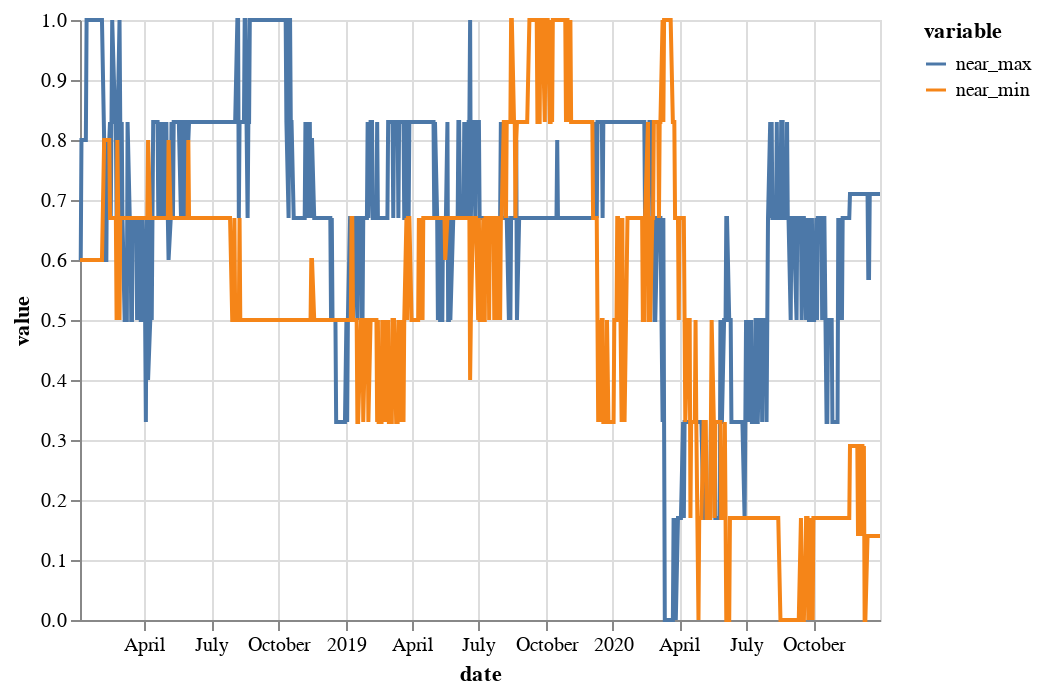

The notebook cell this image was saved under:
### Code cell
# https://github.com/altair-viz/altair/issues/968


# Create a selection that chooses the nearest point & selects based on x-value
# nearest = alt.selection(type='single', nearest=True, on='mouseover',
#                         fields=['date'], empty='none')

df_alt = df_res.dropna(thresh=1)
data_alt = df_alt.reset_index().melt('date')
cat_chart = alt.Chart(data_alt).mark_line().encode(
    x='date',
    y='value',
    color='variable'
)
cat_chart

### Figure 1 — Vega-Lite specification as saved in the notebook (floating-point values rounded to 4 significant figures; data arrays with more than 128 entries replaced by an {"elided": "..."} marker saying what was removed)
{"config": {"view": {"continuousWidth": 400, "continuousHeight": 300}}, "data": {"name": "data-c7ce8f41dfd5424fd00b1ad86d7fca1d"}, "mark": "line", "encoding": {"color": {"type": "nominal", "field": "variable"}, "x": {"type": "temporal", "field": "date"}, "y": {"type": "quantitative", "field": "value"}}, "$schema": "https://vega.github.io/schema/vega-lite/v4.8.1.json", "datasets": {"data-c7ce8f41dfd5424fd00b1ad86d7fca1d": {"elided": "1510 records"}}}
